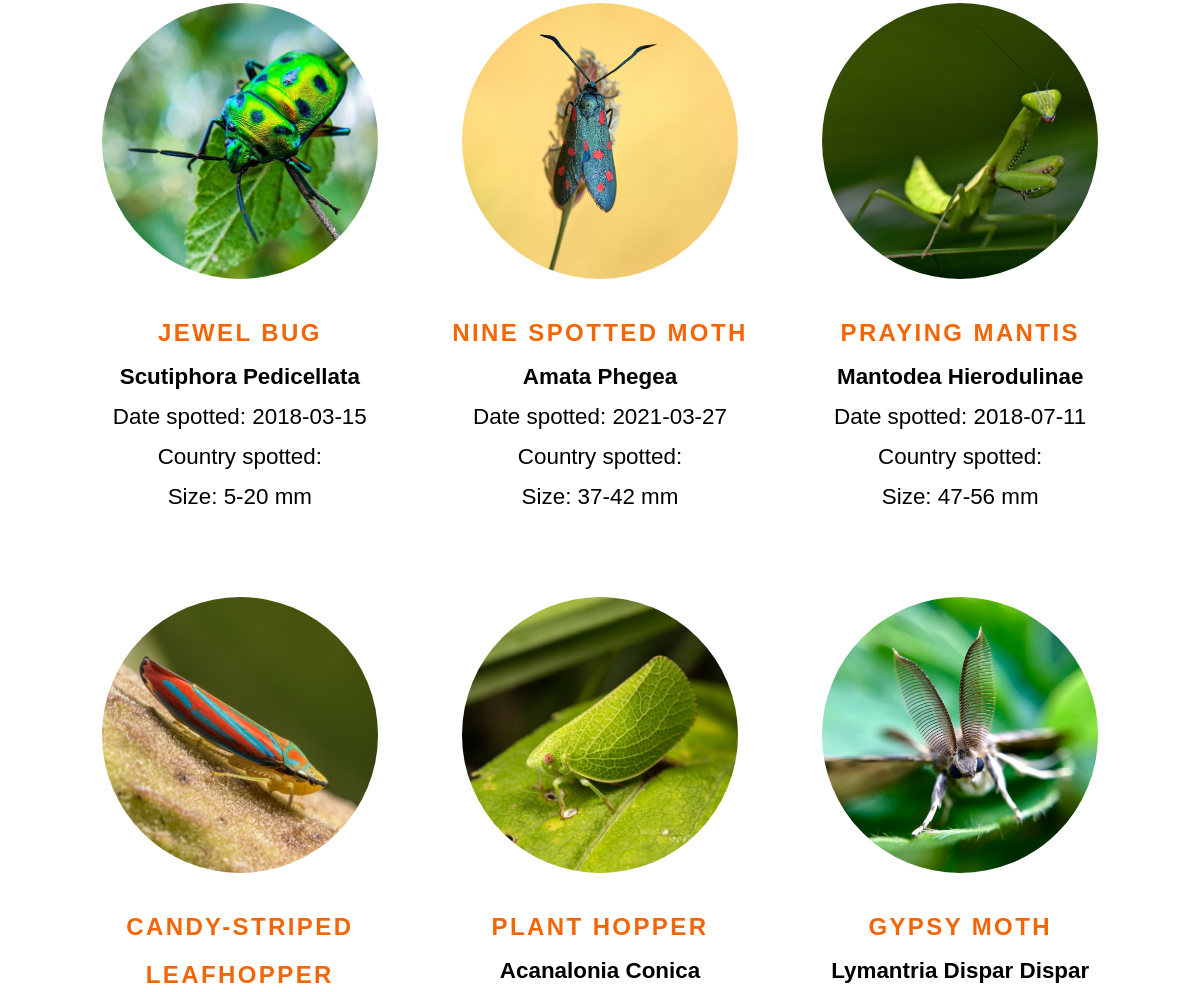
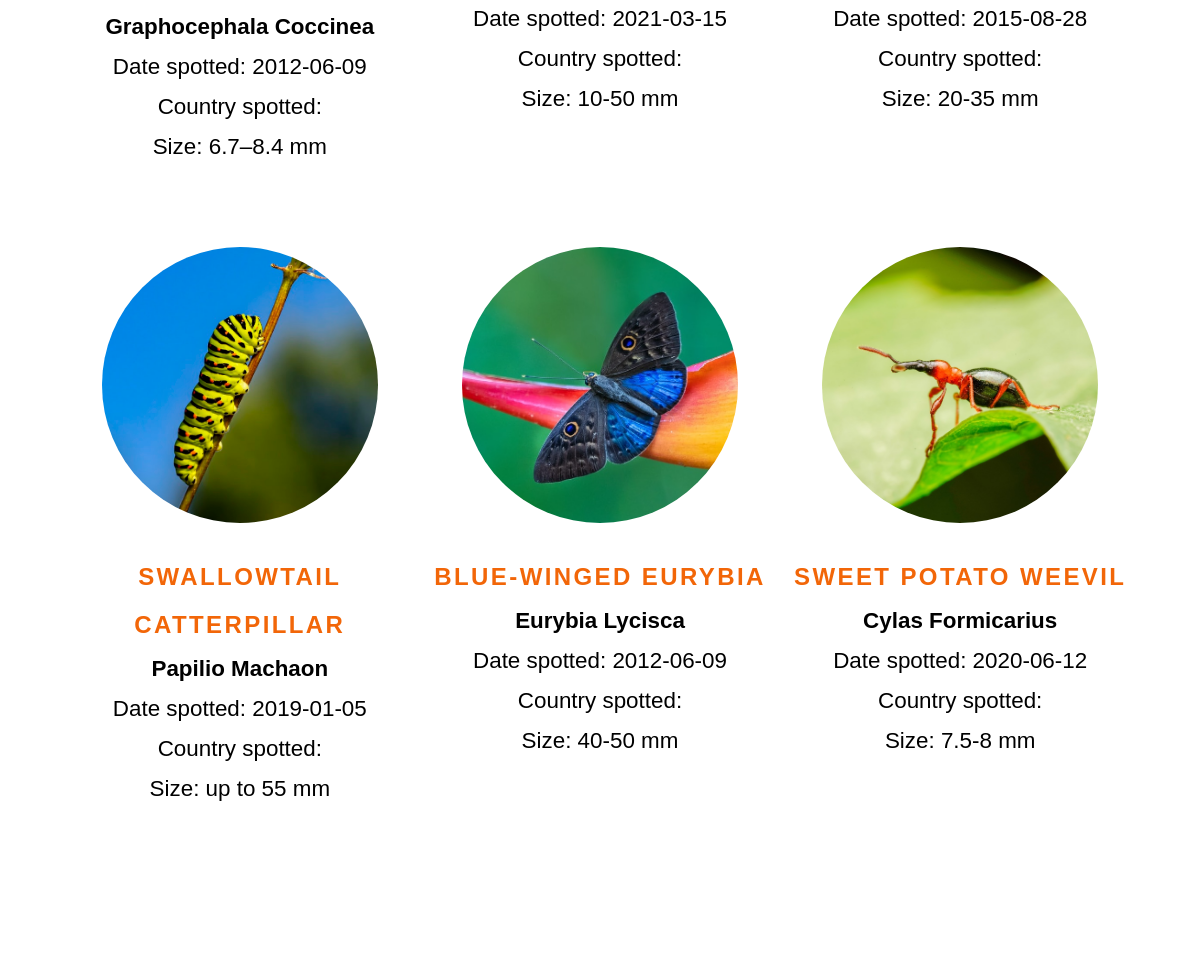
The app's page / (middle part), older data (2 pictures, top to bottom).
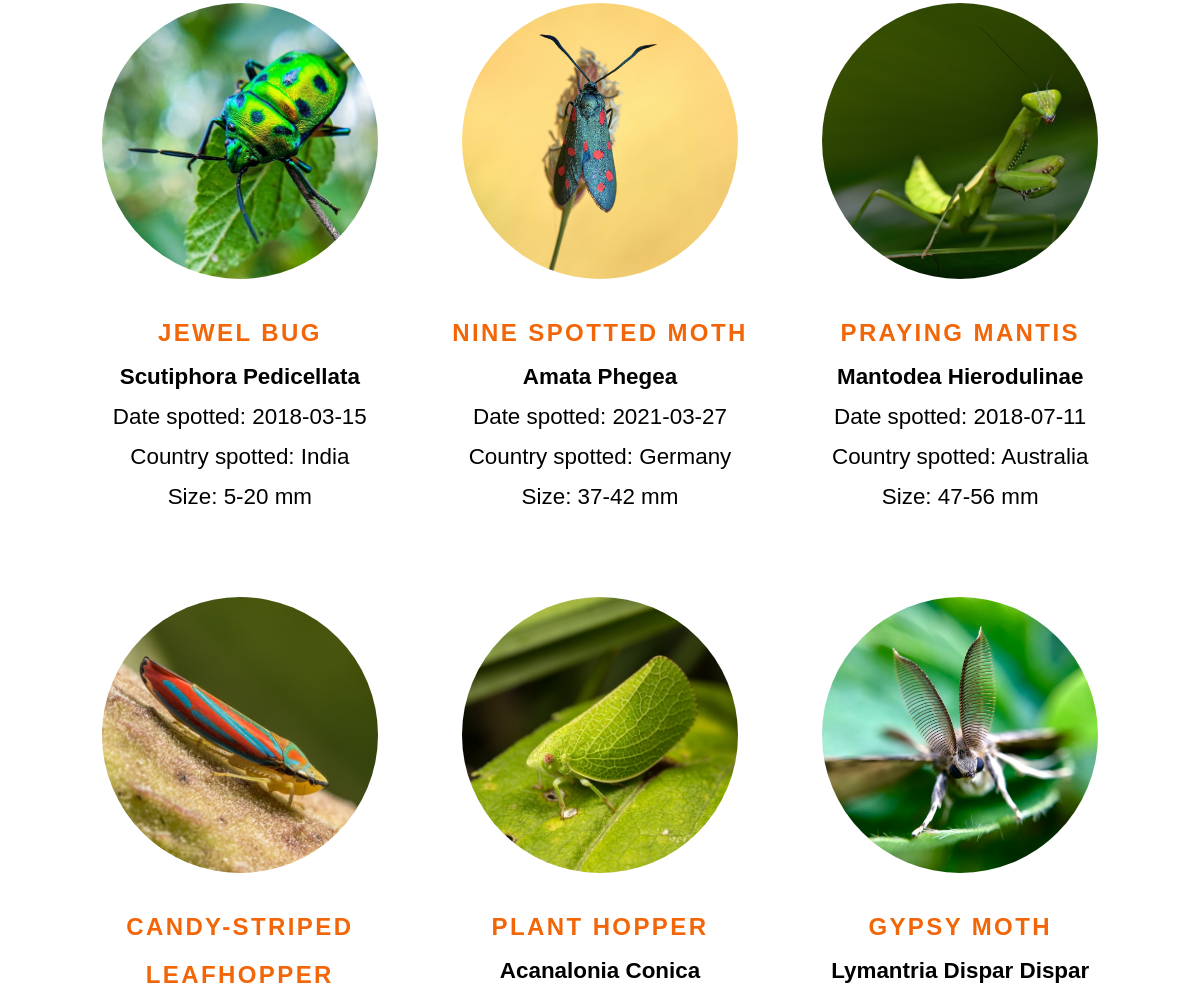
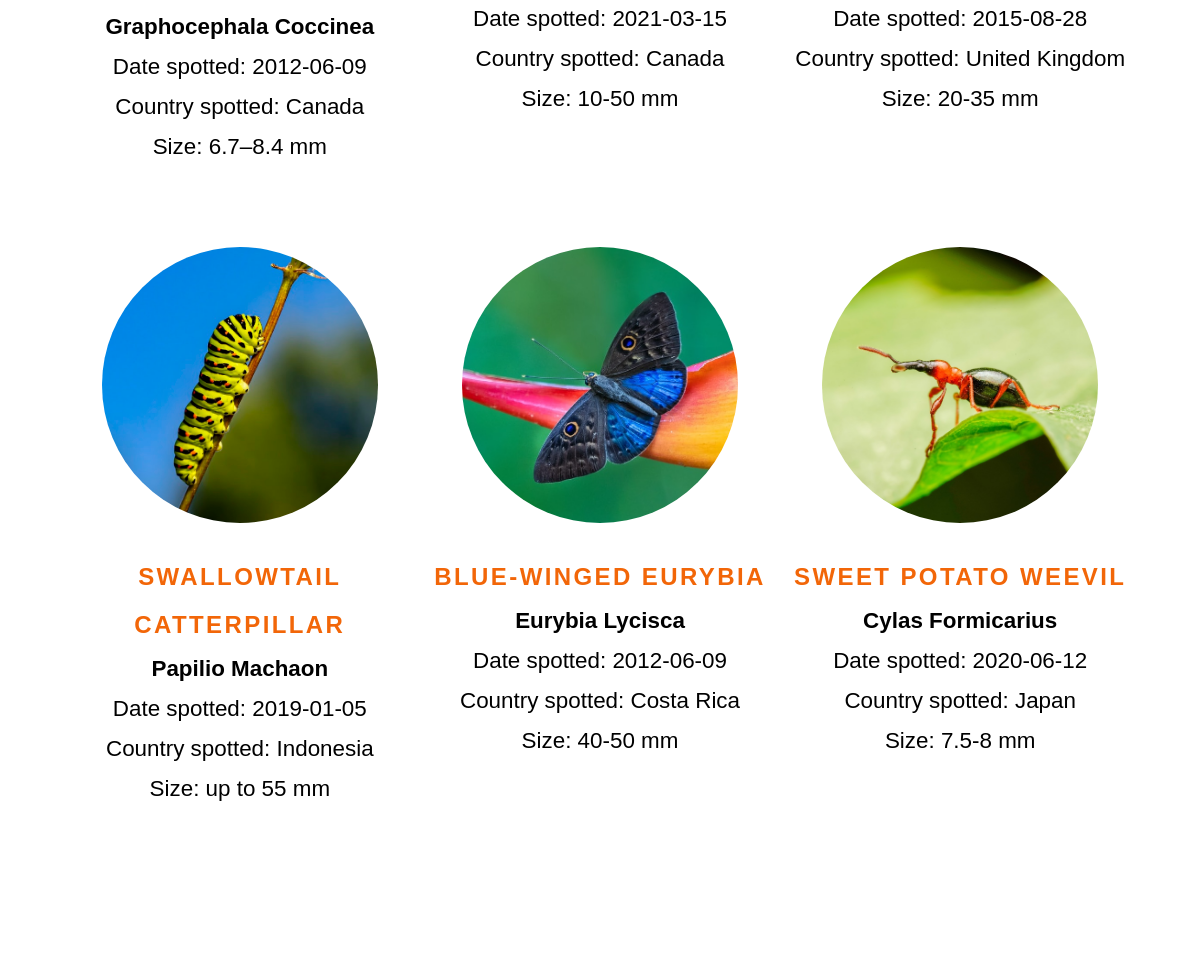
The same page, newer data (2 pictures, top to bottom).
### functions.php (the view)
<?php
function printInsect (array $dbRow): string {
    if (array_key_exists('image_path', $dbRow) && array_key_exists('common_name', $dbRow) && array_key_exists('species', $dbRow) && array_key_exists('date_spotted', $dbRow) && array_key_exists('country_spotted', $dbRow) && array_key_exists('size', $dbRow)) {
        return '<div class="insects">' .
                    '<div class="image-cropper">' .
                        '<img src="' . $dbRow['image_path'] . '" alt="Image of a ' . $dbRow['common_name'] . '">' .
                    '</div>' .
                    '<h2>' . $dbRow['common_name'] . '</h2>' .
                    '<p class="species">' . $dbRow['species'] . '</p>' .
                    '<p>Date spotted: ' . $dbRow['date_spotted'] . '</p>' .
                    '<p>Country spotted: ' . $dbRow['country_spotted'] . '</p>' .
                    '<p>Size: ' . $dbRow['size'] . '</p>' .
                '</div>';
    } else {
        return 'I\'m sorry, that array doesn\'t contain the expected keys.';
    }
}

### index.php (shortened to what this page needs)
<?php
require_once "functions.php";
$db = new PDO('mysql:host=db; dbname=collectorsApp', 'root', 'password');
$db->setAttribute(PDO::ATTR_DEFAULT_FETCH_MODE, PDO::FETCH_ASSOC);
$query = $db->prepare('SELECT * FROM `insect-collection`;');
$query->execute();
$allInsects = $query->fetchAll();
?>
<!DOCTYPE html>
<html lang="en-gb">
<head>
    <link rel="stylesheet" href="styles/normalize.css">
    <link rel="stylesheet" href="styles/styles.css">
    <link rel="stylesheet" href="https://use.typekit.net/olf2ixx.css">
    <link rel="stylesheet" href="https://use.typekit.net/olf2ixx.css">
</head>
<body>
    <div class="content-wrapper">
        <section class="container-insects">
         <?php
              foreach ($allInsects as $insect) {
                   echo printInsect($insect);
              }
         ?>
        </section>
    </div>
</body>
</html>

### styles/styles.css (style rules this page uses)
* { box-sizing: border-box; font-family: neue-haas-unica, sans-serif; margin: 0; padding: 0; }
html { scroll-behavior: smooth; }
.content-wrapper { margin: 0 5vw; }
h2 { font-family: scriptorama-markdown-jf, sans-serif; font-size: 1.5rem; letter-spacing: 0.15rem; line-height: 3rem; text-transform: uppercase; margin-top: 30px; color: #F26608; }
.species { font-weight: 600; }
.insects p { font-size: 1.4rem; line-height: 2.5rem; }
.container-insects { display: flex; flex-wrap: wrap; justify-content: space-between; position: relative; top: -200px; }
.container-insects img { width: 100%; }
.container-insects p { font-family: neue-haas-unica, sans-serif; }
.insects { width: 33.3%; text-align: center; padding-bottom: 80px; }
.image-cropper { width: 23vw; height: 23vw; margin: 0 auto; overflow: hidden; border-radius: 50%; display: flex; }

Row changes from the older to the newer data that the page shows:
changed insect-collection "JEWEL BUG": country_spotted (not shown) → "India"
changed insect-collection "NINE SPOTTED MOTH": country_spotted (not shown) → "Germany"
changed insect-collection "PRAYING MANTIS": country_spotted (not shown) → "Australia"
changed insect-collection "CANDY-STRIPED LEAFHOPPER": country_spotted (not shown) → "Canada"
changed insect-collection "PLANT HOPPER": country_spotted (not shown) → "Canada"
changed insect-collection "GYPSY MOTH": country_spotted (not shown) → "United Kingdom"
changed insect-collection "SWALLOWTAIL CATTERPILLAR": country_spotted (not shown) → "Indonesia"
changed insect-collection "BLUE-WINGED EURYBIA": country_spotted (not shown) → "Costa Rica"
changed insect-collection "SWEET POTATO WEEVIL": country_spotted (not shown) → "Japan"
